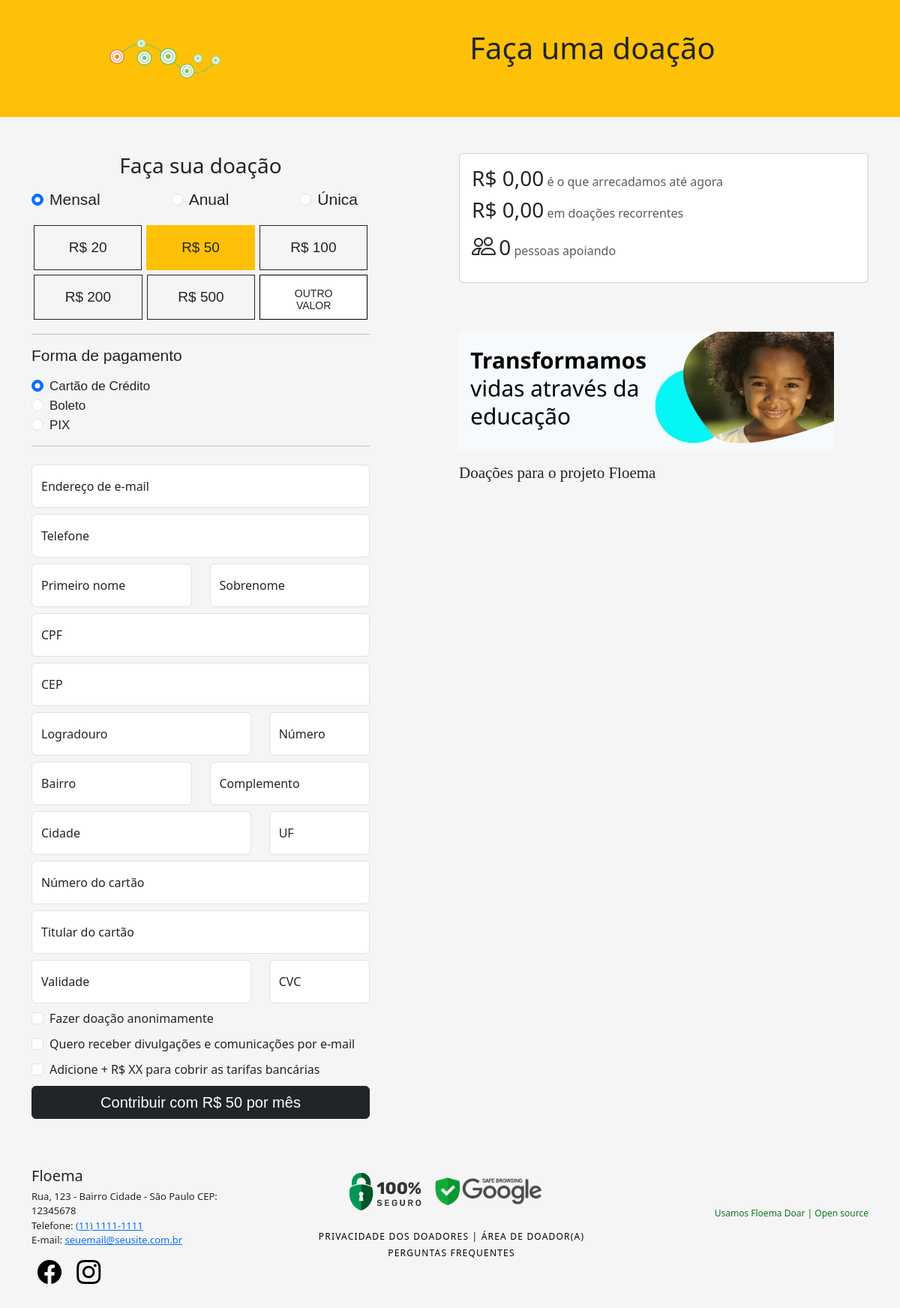
The page / on the database its author committed.
### tables this page shows
CREATE TABLE `tb_checkout` (
  `id` int(11) NOT NULL,
  `nome` varchar(255) NOT NULL,
  `logo` varchar(255) NOT NULL,
  `title` varchar(255) NOT NULL,
  `descricao` text NOT NULL,
  `privacidade` varchar(255) NOT NULL,
  `faq` varchar(255) NOT NULL,
  `use_faq` tinyint(1) DEFAULT NULL,
  `facebook` varchar(255) DEFAULT NULL,
  `instagram` varchar(255) DEFAULT NULL,
  `linkedin` varchar(255) DEFAULT NULL,
  `twitter` varchar(255) DEFAULT NULL,
  `youtube` varchar(255) DEFAULT NULL,
  `website` varchar(255) DEFAULT NULL,
  `cep` varchar(255) NOT NULL,
  `rua` varchar(255) NOT NULL,
  `numero` varchar(255) DEFAULT NULL,
  `bairro` varchar(255) NOT NULL,
  `cidade` varchar(255) NOT NULL,
  `estado` varchar(255) NOT NULL,
  `telefone` varchar(255) NOT NULL,
  `email` varchar(255) NOT NULL,
  `nav_background` varchar(255) NOT NULL,
  `nav_color` varchar(255) NOT NULL,
  `background` varchar(255) NOT NULL,
  `color` varchar(255) NOT NULL,
  `hover` varchar(255) NOT NULL,
  `text_color` varchar(255) NOT NULL,
  `load_btn` varchar(255) NOT NULL,
  `progress` varchar(255) NOT NULL,
  `monthly_1` varchar(255) NOT NULL,
  `monthly_2` varchar(255) NOT NULL,
  `monthly_3` varchar(255) NOT NULL,
  `monthly_4` varchar(255) NOT NULL,
  `monthly_5` varchar(255) NOT NULL,
  `yearly_1` varchar(255) NOT NULL,
  `yearly_2` varchar(255) NOT NULL,
  `yearly_3` varchar(255) NOT NULL,
  `yearly_4` varchar(255) NOT NULL,
  `yearly_5` varchar(255) NOT NULL,
  `once_1` varchar(255) NOT NULL,
  `once_2` varchar(255) NOT NULL,
  `once_3` varchar(255) NOT NULL,
  `once_4` varchar(255) NOT NULL,
  `once_5` varchar(255) NOT NULL
);

CREATE TABLE `tb_imagens` (
  `id` int(11) NOT NULL,
  `imagem` varchar(255) NOT NULL
);

### index.php (the view, shortened to what the rows shown need)
<?php
    include('./config.php');
    $tabela = "tb_checkout";
    $id = 1;
    $sql = "SELECT * FROM $tabela WHERE id = :id";
    $stmt = $conn->prepare($sql);
    $stmt->bindParam(':id', $id, PDO::PARAM_INT);
    $stmt->execute();
    $resultado = $stmt->fetch(PDO::FETCH_ASSOC);
    if ($resultado) {
        $nome = $resultado['nome'];
        $logo = $resultado['logo'];
        $title = $resultado['title'];
        $descricao = $resultado['descricao'];
        $facebook = $resultado['facebook'];
        $instagram = $resultado['instagram'];
        $cep = $resultado['cep'];
        $rua = $resultado['rua'];
        $numero = $resultado['numero'];
        $bairro = $resultado['bairro'];
        $cidade = $resultado['cidade'];
        $estado = $resultado['estado'];
        $telefone = $resultado['telefone'];
        $email = $resultado['email'];
        $nav_color = $resultado['nav_color'];
        $nav_background = $resultado['nav_background'];
		$monthly_1 = $resultado['monthly_1'];
        $monthly_2 = $resultado['monthly_2'];
        $monthly_3 = $resultado['monthly_3'];
        $monthly_4 = $resultado['monthly_4'];
        $monthly_5 = $resultado['monthly_5'];
    } else {
        echo "ID não encontrado.";
    }
?>
<!DOCTYPE html><html lang="pt-BR">
<head>
	<link href="<?php echo INCLUDE_PATH; ?>assets/google/fonts/open-sans" rel="stylesheet" type="text/css">
	<link href="<?php echo INCLUDE_PATH; ?>assets/bootstrap/5.3.0/css/bootstrap.min.css" rel="stylesheet"
		  type="text/css">
	<link href="<?php echo INCLUDE_PATH; ?>assets/google/fonts/newsreader" rel="stylesheet">
	<link rel="stylesheet" type="text/css" href="<?php echo INCLUDE_PATH; ?>assets/css/main.css"/>
</head>
<body>
<nav class="navbar-disable navbar-expand-md navbar-dark" style="background-color: <?php echo $nav_background; ?>; color: <?php echo $nav_color; ?>;">
	<div class="container">
		<div class="row">
			<div class="col-md-4 p-1 text-center">
				<img src="assets/img/<?php echo $logo; ?>">
			</div>
			<div class="col-md-8 mt-4 p-md-3 text-center">
				<h1 class="h1"><?php echo ($title !== '') ? $title : 'Colabore com o Projeto '.$nome; ?></h1>
			</div>
		</div>
	</div>
</nav>
<main class="container mt-5">
	<div class="row">
		<div class="col-md-5 mb-3">
			<div id="div-container-form">
				<form id="form-checkout" action="submit">
					<div id="donation-monthly-group" class="d-block">
						<div class="d-flex">
							<button type="button" id="button-monthly1" onclick="donationOption(this,'monthly',<?php echo $monthly_1; ?>,true)"
									class="btn btn-outline-dark button-options" data-amount-for-selection="<?php echo $monthly_1; ?>">R$ <?php echo $monthly_1; ?>
							</button>
							<button type="button" id="button-monthly2" onclick="donationOption(this,'monthly',<?php echo $monthly_2; ?>,true)"
									class="btn btn-outline-dark button-options option-default-monthly" data-amount-for-selection="<?php echo $monthly_2; ?>">R$ <?php echo $monthly_2; ?>
							</button>
							<button type="button" id="button-monthly3" onclick="donationOption(this,'monthly',<?php echo $monthly_3; ?>,true)"
									class="btn btn-outline-dark button-options" data-amount-for-selection="<?php echo $monthly_3; ?>">R$ <?php echo $monthly_3; ?>
							</button>
						</div>
						<div class="d-flex">
							<button type="button" id="button-monthly4" onclick="donationOption(this,'monthly',<?php echo $monthly_4; ?>,true)"
									class="btn btn-outline-dark button-options" data-amount-for-selection="<?php echo $monthly_4; ?>">R$ <?php echo $monthly_4; ?>
							</button>
							<button type="button" id="button-monthly5" onclick="donationOption(this,'monthly',<?php echo $monthly_5; ?>,true)"
									class="btn btn-outline-dark button-options" data-amount-for-selection="<?php echo $monthly_5; ?>">R$ <?php echo $monthly_5; ?>
							</button>
							<div class="form-floating button-options">
								<input type="text" class="form-control" id="field-other-monthly"
									onfocus="changeLabelOtherOption(this)"
									onblur="donationOtherOption(this,'monthly',true)"
									style="border-color: #000;height: 60px;font-size: 19px;text-align: center;border-radius: 0px;font-family: 'TIActuBeta-ExBold_web', Tahoma, sans-serif;"
									placeholder="Outro">
								<label for="field-other-monthly" class="custom-amount-option-text">OUTRO<BR/>VALOR</label>
							</div>
						</div>
					</div>
				</form>
			</div>
		</div>
		<div class="col-md-6 ms-auto">
            <div class="row mb-5">
                <div class="col">
                </div>
            </div>
			<?php
				$tabela = 'tb_imagens';
				$stmt = $conn->prepare("SELECT * FROM $tabela ORDER BY id DESC");
				$stmt->execute();
				$cards = $stmt->fetchAll(PDO::FETCH_ASSOC);
				$sql = "SELECT * FROM $tabela";
				$stmt = $conn->prepare($sql);
				$stmt->execute();
				$resultados = $stmt->fetchAll(PDO::FETCH_ASSOC);
				foreach ($resultados as $usuario) {
					echo '
						<div class="row mb-3">
							<div class="col-md-10 mt-3">
								<img src="'. INCLUDE_PATH .'assets/img/' . $usuario['imagem'] . '" alt="Card ' . $usuario['id'] . '" style="width: 500px; height: 159px" />
							</div>
						</div>
					';
				}
			?>
			<p class="col-md-10 text-block" id="text-block-content"><?php echo $descricao; ?></div>
		</div>
</main>
<footer>
 <div class="container mt-5">
	<div class="row">
		<div class="col-md-3">
			<span class="h5"><?php echo $nome; ?></span><br />
			<div class="font-weight-light" style="font-size:13px;margin-top:5px">
			<?php echo $rua . ', '; ?><?php echo $numero ? $numero :  'S/N'; ?> - <?php echo $bairro; ?>
			<?php echo $cidade; ?> - <?php echo $estado; ?> CEP: <?php echo $cep; ?><br />
			<?php if($telefone): ?> Telefone: <a href="callto:<?php echo $telefone; ?>"> <?php echo $telefone; ?></a><br /> <?php endif; ?>
			E-mail: <a href="mailto:<?php echo $email; ?>"><?php echo $email; ?></a>
			</div>
			<div class="social-net mt-2 mb-4">
				<a href="<?php echo ($facebook !== '') ? $facebook : '#'; ?>" target="_blank" rel="noopener noreferer" <?php echo ($facebook == '') ? 'class="d-none"' : ''; ?>><i class="bi bi-facebook p-2"></i></a>
				<a href="<?php echo ($instagram !== '') ? $instagram : '#'; ?>" target="_blank" rel="noopener noreferer" <?php echo ($instagram == '') ? 'class="d-none"' : ''; ?>><i class="bi bi-instagram p-2"></i></a>
			</div>
		</div>
	</div>
 </div>
</footer>
<link rel="stylesheet" href="<?php echo INCLUDE_PATH; ?>assets/bootstrap/1.10.5/font/bootstrap-icons.css">
</body>
</html>

### rows shown on the page
tb_checkout: logo (picture), title "Faça uma doação", monthly_1 "20", monthly_2 "50", monthly_3 "100", monthly_4 "200", monthly_5 "500", descricao "Doações para o projeto Floema", nome "Floema", rua "Rua", numero "123", bairro "Bairro", cidade "Cidade", estado "São Paulo", cep "12345678", telefone "(11) 1111-1111", email "seuemail@seusite.com.br"
tb_imagens: imagem (picture)

### other values the page prints
$valor_geral "0,00"
$valor_recorrencia "0,00"
$doadores_geral "0"
